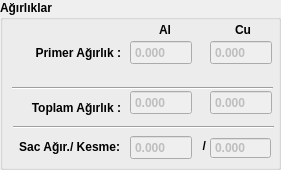
     <widget class="QGroupBox" name="groupBox_2">
      <property name="geometry">
       <rect>
        <x>490</x>
        <y>0</y>
        <width>281</width>
        <height>170</height>
       </rect>
      </property>
      <property name="font">
       <font>
        <weight>75</weight>
        <bold>true</bold>
       </font>
      </property>
      <property name="title">
       <string>Ağırlıklar</string>
      </property>
      <widget class="QLabel" name="label_28">
       <property name="geometry">
        <rect>
         <x>10</x>
         <y>45</y>
         <width>111</width>
         <height>16</height>
        </rect>
       </property>
       <property name="text">
        <string>Primer Ağırlık :</string>
       </property>
       <property name="alignment">
        <set>Qt::AlignRight|Qt::AlignTrailing|Qt::AlignVCenter</set>
       </property>
      </widget>
      <widget class="QDoubleSpinBox" name="doubleSpinBox_primeragirlik_al">
       <property name="enabled">
        <bool>false</bool>
       </property>
       <property name="geometry">
        <rect>
         <x>130</x>
         <y>40</y>
         <width>62</width>
         <height>25</height>
        </rect>
       </property>
       <property name="buttonSymbols">
        <enum>QAbstractSpinBox::NoButtons</enum>
       </property>
       <property name="decimals">
        <number>3</number>
       </property>
       <property name="maximum">
        <double>9999.989999999999782</double>
       </property>
      </widget>
      <widget class="QLabel" name="label_30">
       <property name="geometry">
        <rect>
         <x>0</x>
         <y>95</y>
         <width>121</width>
         <height>25</height>
        </rect>
       </property>
       <property name="text">
        <string>Toplam Ağırlık :</string>
       </property>
       <property name="alignment">
        <set>Qt::AlignRight|Qt::AlignTrailing|Qt::AlignVCenter</set>
       </property>
      </widget>
      <widget class="QDoubleSpinBox" name="doubleSpinBox_toplamagirlik_al">
       <property name="enabled">
        <bool>false</bool>
       </property>
       <property name="geometry">
        <rect>
         <x>130</x>
         <y>90</y>
         <width>62</width>
         <height>25</height>
        </rect>
       </property>
       <property name="buttonSymbols">
        <enum>QAbstractSpinBox::NoButtons</enum>
       </property>
       <property name="decimals">
        <number>3</number>
       </property>
       <property name="maximum">
        <double>9999.989999999999782</double>
       </property>
      </widget>
      <widget class="QLabel" name="label_74">
       <property name="geometry">
        <rect>
         <x>150</x>
         <y>20</y>
         <width>21</width>
         <height>20</height>
        </rect>
       </property>
       <property name="text">
        <string>Al</string>
       </property>
       <property name="alignment">
        <set>Qt::AlignRight|Qt::AlignTrailing|Qt::AlignVCenter</set>
       </property>
      </widget>
      <widget class="QLabel" name="label_75">
       <property name="geometry">
        <rect>
         <x>230</x>
         <y>20</y>
         <width>21</width>
         <height>20</height>
        </rect>
       </property>
       <property name="text">
        <string>Cu</string>
       </property>
       <property name="alignment">
        <set>Qt::AlignRight|Qt::AlignTrailing|Qt::AlignVCenter</set>
       </property>
      </widget>
      <widget class="QDoubleSpinBox" name="doubleSpinBox_toplamagirlik_cu">
       <property name="enabled">
        <bool>false</bool>
       </property>
       <property name="geometry">
        <rect>
         <x>210</x>
         <y>90</y>
         <width>62</width>
         <height>25</height>
        </rect>
       </property>
       <property name="buttonSymbols">
        <enum>QAbstractSpinBox::NoButtons</enum>
       </property>
       <property name="decimals">
        <number>3</number>
       </property>
       <property name="maximum">
        <double>9999.989999999999782</double>
       </property>
      </widget>
      <widget class="QDoubleSpinBox" name="doubleSpinBox_primeragirlik_cu">
       <property name="enabled">
        <bool>false</bool>
       </property>
       <property name="geometry">
        <rect>
         <x>210</x>
         <y>40</y>
         <width>62</width>
         <height>25</height>
        </rect>
       </property>
       <property name="buttonSymbols">
        <enum>QAbstractSpinBox::NoButtons</enum>
       </property>
       <property name="decimals">
        <number>3</number>
       </property>
       <property name="maximum">
        <double>9999.989999999999782</double>
       </property>
      </widget>
      <widget class="Line" name="line_8">
       <property name="geometry">
        <rect>
         <x>12</x>
         <y>80</y>
         <width>261</width>
         <height>16</height>
        </rect>
       </property>
       <property name="orientation">
        <enum>Qt::Horizontal</enum>
       </property>
      </widget>
      <widget class="QDoubleSpinBox" name="doubleSpinBox_sacagirlik">
       <property name="enabled">
        <bool>false</bool>
       </property>
       <property name="geometry">
        <rect>
         <x>130</x>
         <y>135</y>
         <width>62</width>
         <height>25</height>
        </rect>
       </property>
       <property name="buttonSymbols">
        <enum>QAbstractSpinBox::NoButtons</enum>
       </property>
       <property name="decimals">
        <number>3</number>
       </property>
       <property name="maximum">
        <double>9999.989999999999782</double>
       </property>
      </widget>
      <widget class="QLabel" name="label_53">
       <property name="geometry">
        <rect>
         <x>-1</x>
         <y>134</y>
         <width>121</width>
         <height>25</height>
        </rect>
       </property>
       <property name="text">
        <string>Sac Ağır./ Kesme:</string>
       </property>
       <property name="alignment">
        <set>Qt::AlignRight|Qt::AlignTrailing|Qt::AlignVCenter</set>
       </property>
      </widget>
      <widget class="QDoubleSpinBox" name="doubleSpinBox_kesmeSacAgirlik">
       <property name="enabled">
        <bool>false</bool>
       </property>
       <property name="geometry">
        <rect>
         <x>210</x>
         <y>137</y>
         <width>61</width>
         <height>22</height>
        </rect>
       </property>
       <property name="buttonSymbols">
        <enum>QAbstractSpinBox::NoButtons</enum>
       </property>
       <property name="decimals">
        <number>3</number>
       </property>
       <property name="minimum">
        <double>-999.000000000000000</double>
       </property>
       <property name="maximum">
        <double>9999.989999999999782</double>
       </property>
      </widget>
      <widget class="QLabel" name="label_kesmeSacAgirlik">
       <property name="geometry">
        <rect>
         <x>190</x>
         <y>130</y>
         <width>16</width>
         <height>31</height>
        </rect>
       </property>
       <property name="layoutDirection">
        <enum>Qt::RightToLeft</enum>
       </property>
       <property name="text">
        <string>/</string>
       </property>
       <property name="alignment">
        <set>Qt::AlignRight|Qt::AlignTrailing|Qt::AlignVCenter</set>
       </property>
      </widget>
      <widget class="Line" name="line_10">
       <property name="geometry">
        <rect>
         <x>13</x>
         <y>119</y>
         <width>261</width>
         <height>16</height>
        </rect>
       </property>
       <property name="orientation">
        <enum>Qt::Horizontal</enum>
       </property>
      </widget>
     </widget>
